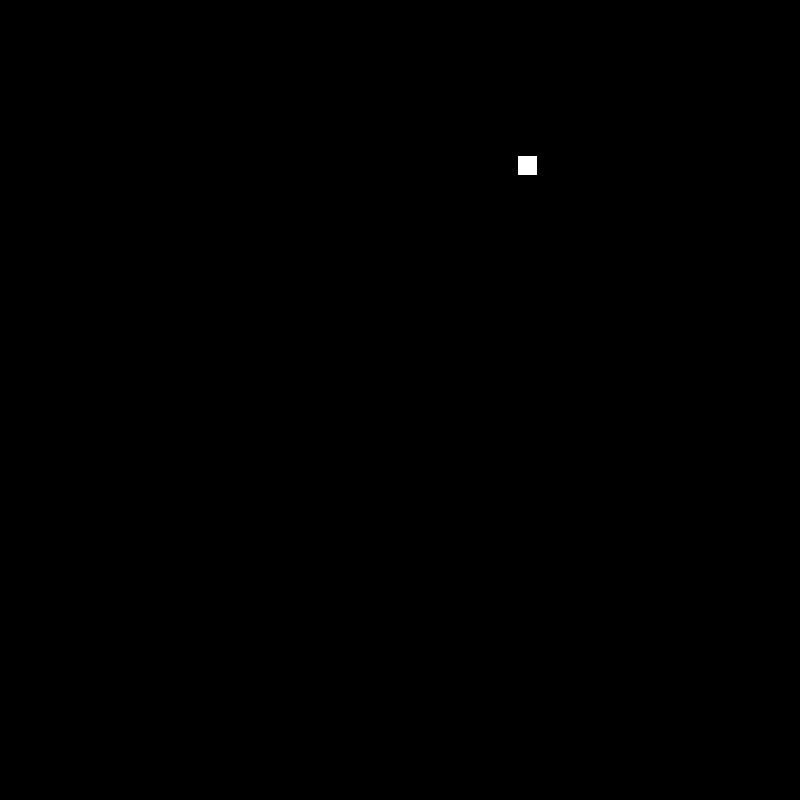
Frame 1 (no input)
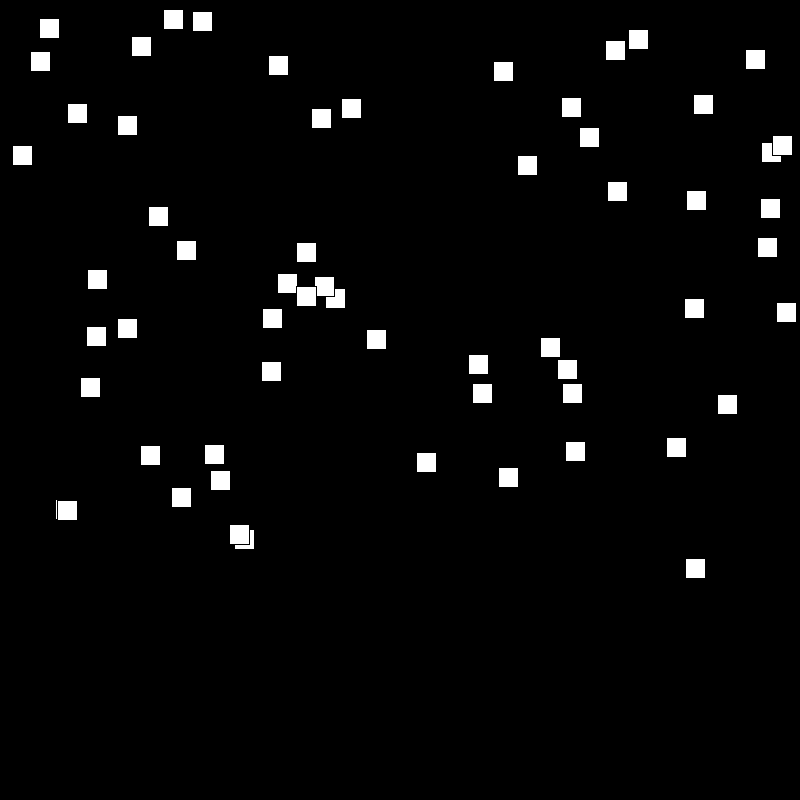
Frame 60 (the mouse pressed at the canvas centre just before this capture)
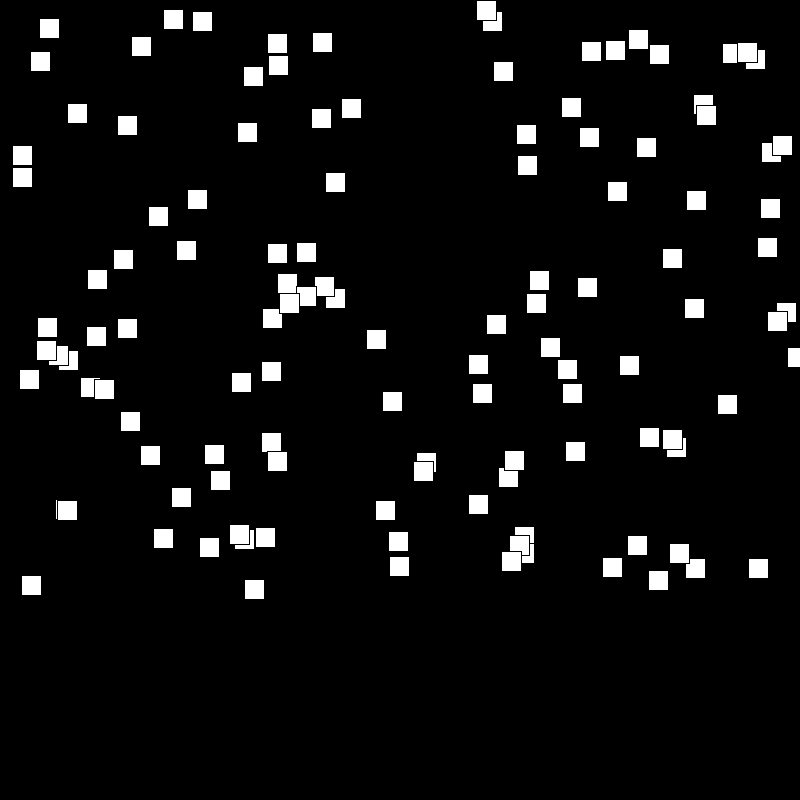
Frame 120 (the mouse held since frame 60 and released just before this capture)

The Processing sketch that drew these frames (run headless with seeded random() and noise(); from frame 60 on, the mouse is pressed at the canvas centre):

// Processing sketch: sketch_01
// ── sketch_01.pde
void setup(){
  size(800,800);
  background(0);
  
  //frameRate() permite cambiar la frecuencia con que se llama a la función draw
  
  frameRate(60);
}

// draw se llama constantemente mientras nuestro programa está corriendo, a una frecuencia determinada

void draw(){
  fill(255,255,255);
  
  // dibujamos un cuadrado qye aoarezca aleatoriamente
  
  rect(
    random(0,800), // posición x aleatoria 
    random(0,600), // posición y aleatoria
    20, 20
    );
}

// keyPressed. Se llama a este evento cuando presionamos una tecla
// se vuelve a llamar constantemente mientras esa tecla esté presionada

void keyPressed(){
  println("Tecla presionada" + random(0,50));
}

// keyReleased este evento es llamado cuando se suelta la tecla

void keyReleased(){
  println("tecla suelta");
}

// mousePresed se llama cuando utilizamos el boton izquierdo del mouse

void mousePressed(){

  println("Mouse soltado");}
  
void mouseMoved(){
  println("Mouse movido" + random(0,50));
}
